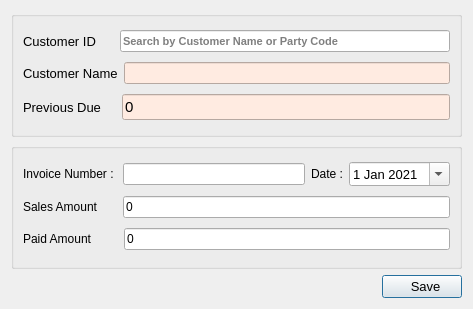
<?xml version="1.0" encoding="UTF-8"?>
<ui version="4.0">
 <class>Dialog</class>
 <widget class="QDialog" name="Dialog">
  <property name="windowModality">
   <enum>Qt::ApplicationModal</enum>
  </property>
  <property name="geometry">
   <rect>
    <x>0</x>
    <y>0</y>
    <width>473</width>
    <height>309</height>
   </rect>
  </property>
  <property name="windowTitle">
   <string>Dialog</string>
  </property>
  <layout class="QGridLayout" name="gridLayout_9">
   <item row="0" column="0" colspan="2">
    <widget class="QGroupBox" name="groupBox_2">
     <property name="font">
      <font>
       <pointsize>10</pointsize>
      </font>
     </property>
     <property name="styleSheet">
      <string notr="true"/>
     </property>
     <property name="title">
      <string/>
     </property>
     <layout class="QGridLayout" name="gridLayout_5">
      <item row="0" column="0">
       <layout class="QGridLayout" name="gridLayout">
        <item row="0" column="0">
         <layout class="QHBoxLayout" name="horizontalLayout">
          <item>
           <widget class="QLabel" name="label">
            <property name="font">
             <font>
              <pointsize>10</pointsize>
             </font>
            </property>
            <property name="text">
             <string>Customer ID     </string>
            </property>
           </widget>
          </item>
          <item>
           <widget class="QLineEdit" name="sv">
            <property name="font">
             <font>
              <pointsize>8</pointsize>
              <weight>75</weight>
              <bold>true</bold>
             </font>
            </property>
            <property name="placeholderText">
             <string>Search by Customer Name or Party Code</string>
            </property>
           </widget>
          </item>
         </layout>
        </item>
       </layout>
      </item>
      <item row="1" column="0">
       <layout class="QGridLayout" name="gridLayout_3">
        <item row="0" column="0">
         <widget class="QLabel" name="label_12">
          <property name="font">
           <font>
            <pointsize>10</pointsize>
           </font>
          </property>
          <property name="text">
           <string>Customer Name</string>
          </property>
         </widget>
        </item>
        <item row="0" column="1">
         <widget class="QLineEdit" name="cn">
          <property name="font">
           <font>
            <pointsize>8</pointsize>
            <weight>75</weight>
            <bold>true</bold>
           </font>
          </property>
          <property name="styleSheet">
           <string notr="true">background-color: rgb(255, 235, 225);</string>
          </property>
          <property name="readOnly">
           <bool>true</bool>
          </property>
         </widget>
        </item>
       </layout>
      </item>
      <item row="2" column="0">
       <layout class="QGridLayout" name="gridLayout_7">
        <item row="0" column="0">
         <widget class="QLabel" name="label_15">
          <property name="font">
           <font>
            <pointsize>10</pointsize>
           </font>
          </property>
          <property name="text">
           <string>Previous Due    </string>
          </property>
         </widget>
        </item>
        <item row="0" column="1">
         <widget class="QLineEdit" name="previousdue">
          <property name="font">
           <font>
            <pointsize>11</pointsize>
           </font>
          </property>
          <property name="styleSheet">
           <string notr="true">background-color: rgb(255, 235, 225);</string>
          </property>
          <property name="text">
           <string>0</string>
          </property>
          <property name="readOnly">
           <bool>true</bool>
          </property>
         </widget>
        </item>
       </layout>
      </item>
     </layout>
    </widget>
   </item>
   <item row="1" column="0" colspan="2">
    <widget class="QGroupBox" name="groupBox">
     <property name="title">
      <string/>
     </property>
     <layout class="QGridLayout" name="gridLayout_8">
      <item row="0" column="0">
       <layout class="QGridLayout" name="gridLayout_6">
        <item row="0" column="0">
         <layout class="QHBoxLayout" name="horizontalLayout_11">
          <item>
           <widget class="QLabel" name="label_10">
            <property name="font">
             <font>
              <pointsize>9</pointsize>
             </font>
            </property>
            <property name="text">
             <string>Invoice Number : </string>
            </property>
           </widget>
          </item>
          <item>
           <widget class="QLineEdit" name="invoice">
            <property name="readOnly">
             <bool>true</bool>
            </property>
           </widget>
          </item>
         </layout>
        </item>
        <item row="0" column="1">
         <layout class="QHBoxLayout" name="horizontalLayout_9">
          <item>
           <widget class="QLabel" name="label_8">
            <property name="font">
             <font>
              <pointsize>9</pointsize>
             </font>
            </property>
            <property name="text">
             <string>Date :</string>
            </property>
           </widget>
          </item>
          <item>
           <widget class="QDateEdit" name="dateEdit">
            <property name="font">
             <font>
              <pointsize>10</pointsize>
             </font>
            </property>
            <property name="calendarPopup">
             <bool>true</bool>
            </property>
            <property name="date">
             <date>
              <year>2021</year>
              <month>1</month>
              <day>1</day>
             </date>
            </property>
           </widget>
          </item>
         </layout>
        </item>
       </layout>
      </item>
      <item row="1" column="0">
       <layout class="QGridLayout" name="gridLayout_2">
        <item row="0" column="0">
         <widget class="QLabel" name="label_2">
          <property name="font">
           <font>
            <pointsize>9</pointsize>
           </font>
          </property>
          <property name="text">
           <string>Sales Amount      </string>
          </property>
         </widget>
        </item>
        <item row="0" column="1">
         <widget class="QLineEdit" name="total">
          <property name="font">
           <font>
            <pointsize>9</pointsize>
           </font>
          </property>
          <property name="text">
           <string>0</string>
          </property>
         </widget>
        </item>
       </layout>
      </item>
      <item row="2" column="0">
       <layout class="QGridLayout" name="gridLayout_4">
        <item row="0" column="0">
         <widget class="QLabel" name="label_3">
          <property name="font">
           <font>
            <pointsize>9</pointsize>
           </font>
          </property>
          <property name="text">
           <string>Paid Amount        </string>
          </property>
         </widget>
        </item>
        <item row="0" column="1">
         <widget class="QLineEdit" name="paid">
          <property name="font">
           <font>
            <pointsize>9</pointsize>
           </font>
          </property>
          <property name="text">
           <string>0</string>
          </property>
         </widget>
        </item>
       </layout>
      </item>
     </layout>
    </widget>
   </item>
   <item row="2" column="0">
    <spacer name="horizontalSpacer">
     <property name="orientation">
      <enum>Qt::Horizontal</enum>
     </property>
     <property name="sizeHint" stdset="0">
      <size>
       <width>347</width>
       <height>20</height>
      </size>
     </property>
    </spacer>
   </item>
   <item row="2" column="1">
    <widget class="QPushButton" name="saveb">
     <property name="font">
      <font>
       <pointsize>10</pointsize>
      </font>
     </property>
     <property name="text">
      <string>      Save    </string>
     </property>
    </widget>
   </item>
  </layout>
 </widget>
 <resources/>
 <connections/>
</ui>
